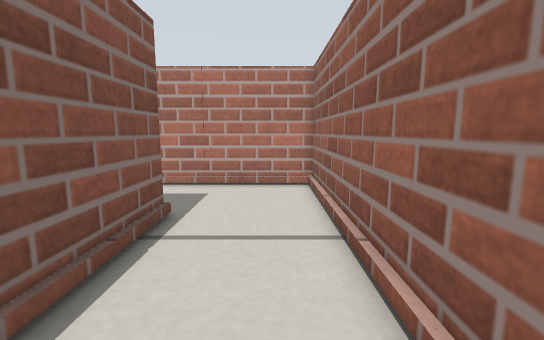
View 1 (above)

17 first-person views from a walk through a robot-simulator world made for Gazebo. The camera is 0.24 m above the floor, tilts 8° down and sees 90° across. The floor is counted in squares, 0.1 m on a side. Each view is taken from the middle of a square. On the plan, view 1 faces up. The plan holds only what a view shows up to about 17 squares ahead; the rest is blank. The robots in the file are not drawn.

View 2
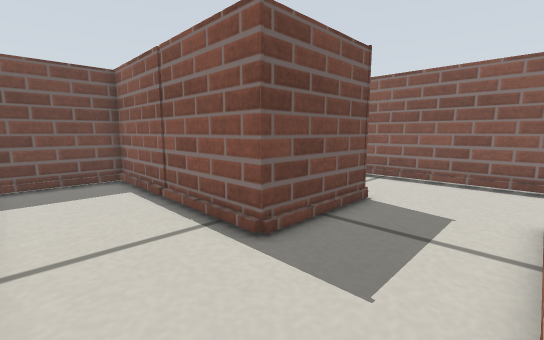

View 3
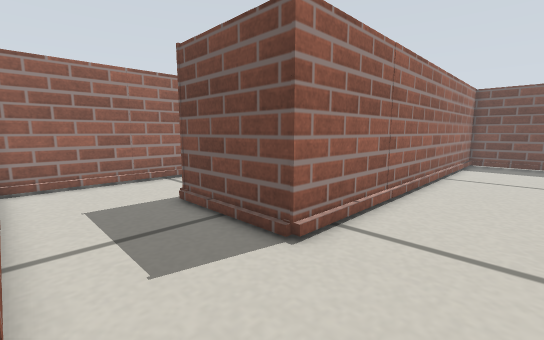

View 4
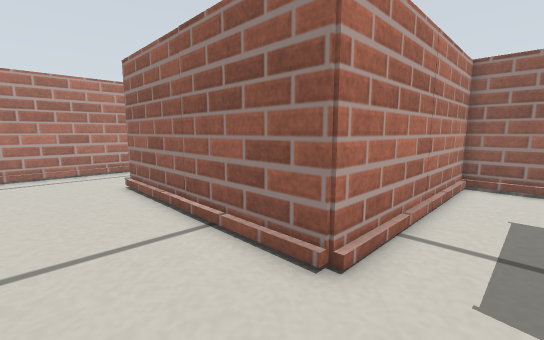

View 5
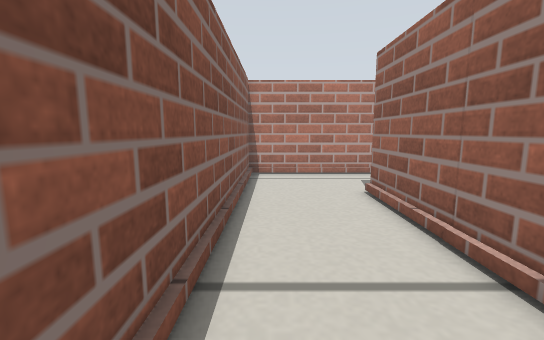

View 6
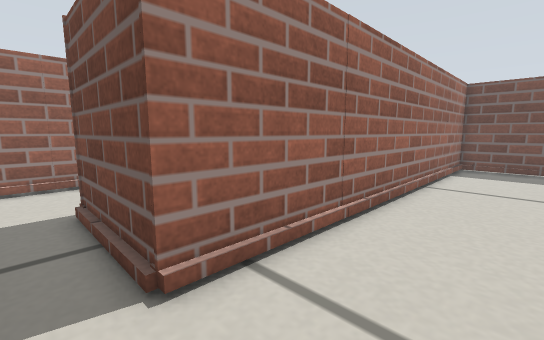

View 7
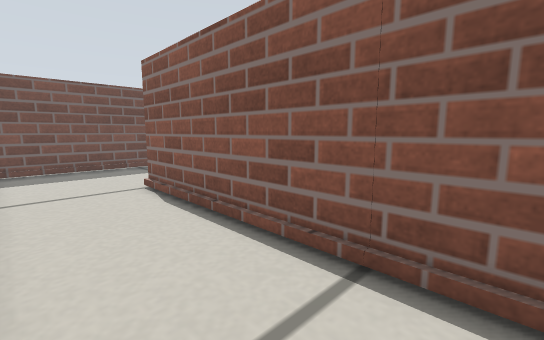

View 8
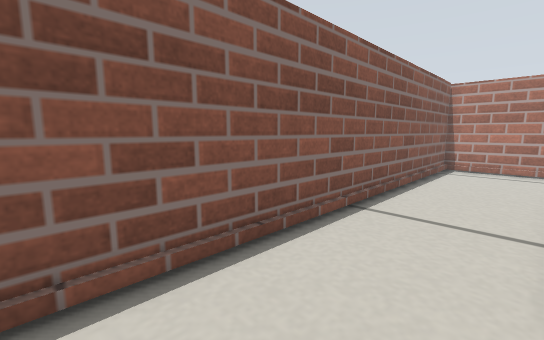

View 9
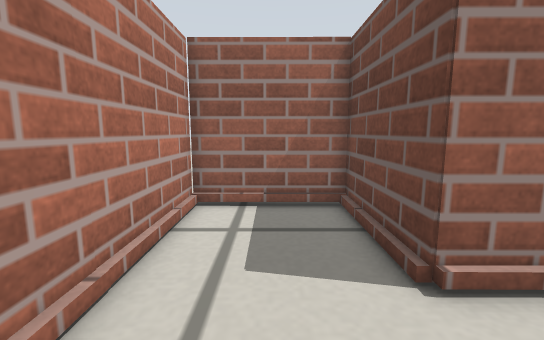

View 10
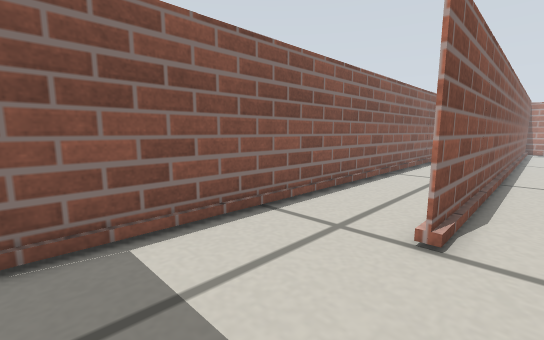

View 11
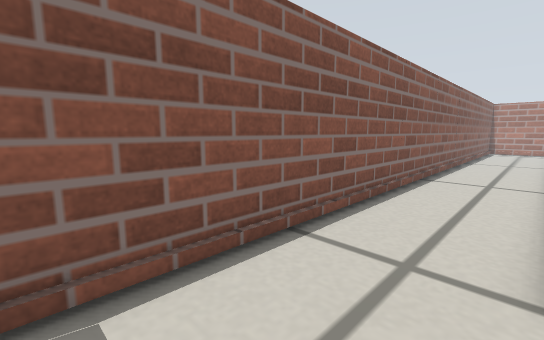

View 12
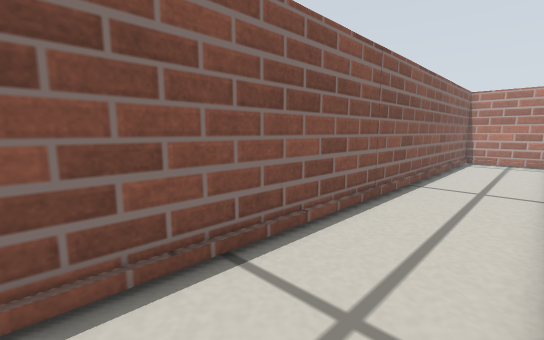

View 13
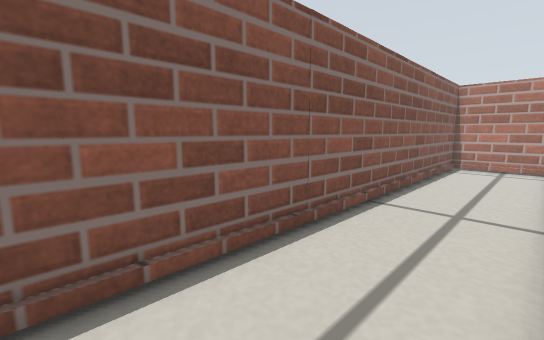

View 14
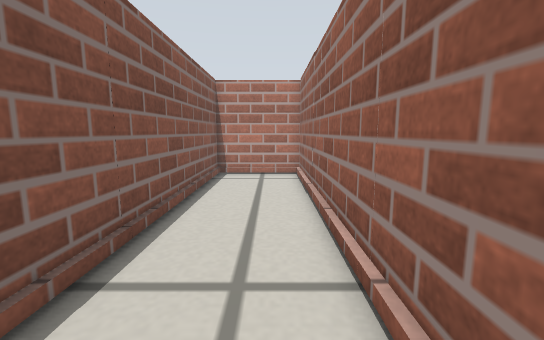

View 15
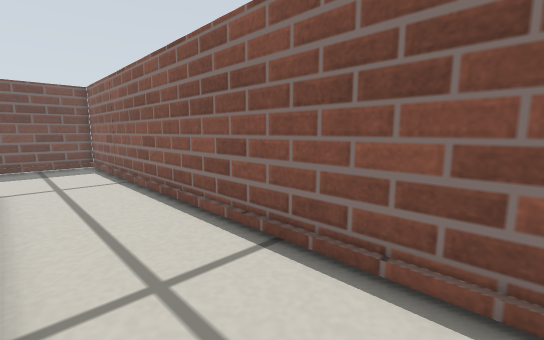

View 16
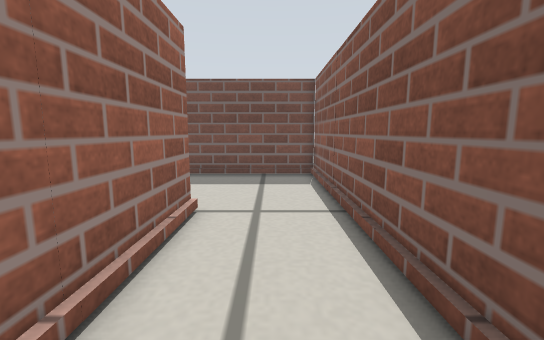

View 17
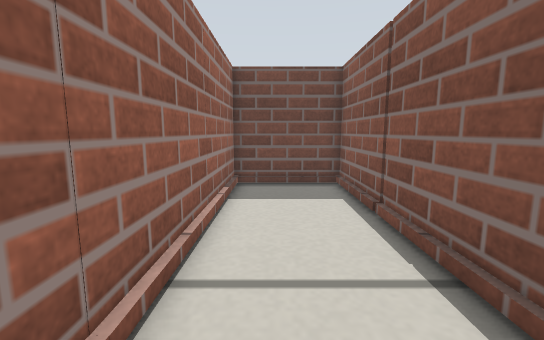

### Floor plan
Key: @ floor where view 1 was taken; # wall or solid block; . floor; / step, stairs or slope.
Columns run from 19 left of view 1 to 2 right of it. Each row starts with its distance up from view 1.
 28  ################
 27  #....#.........#
 26  #....#.........#
 25  #....#.........#
 24  #....#.........#
 23  #....#.........#
 22  #....#....######
 21  #....#....#
 20  #....#....#
 19  #....#....#
 18  #....#....#
 17  #....#....#
 16  #....#....#
 15  #....#....#
 14  #....#....#
 13  #....#....###########
 12 ##....#....//////////#
 11 #/....#..............#
 10 #/....#..............#
  9 #/....#..............#
  8 #/....#..............#
  7 #/....#....######....#
  6 #/....#....#    #....#
  5 #/....#....#    #....#
  4 #/....#....#    #....#
  3 #/....#....#    #....#
  2 #/....#....#    #....#
  1 #/....#....#    #....#
  0 #/....#....#    #..@.#
 -1 #/....#....#    #....#
 -2 #/....#....#    #....#
 -3 #/....#....#    ######
 -4 #/....#....#
 -5 #/.........#
 -6 #/.........#
 -7 #/.........#
 -8 #/.........#
 -9 #/.........#
-10 #/.........#
-11 ######.....#
-12      #######

Positions as (right, up) in squares from view 1, and headings:
1: (0, 0), facing up
2: (1, 12), facing down-left
3: (-12, 12), facing down-right
4: (-12, 10), facing up-right
5: (-12, 12), facing up
6: (-12, 9), facing down-right
7: (-9, 8), facing down-left
8: (-9, 8), facing up-left
9: (-12, 25), facing right
10: (-12, -10), facing up-left
11: (-14, -9), facing up-left
12: (-14, 3), facing up-left
13: (-14, 7), facing up-left
14: (-15, 12), facing up
15: (-14, 10), facing down-left
16: (-16, 4), facing down
17: (0, 10), facing down
